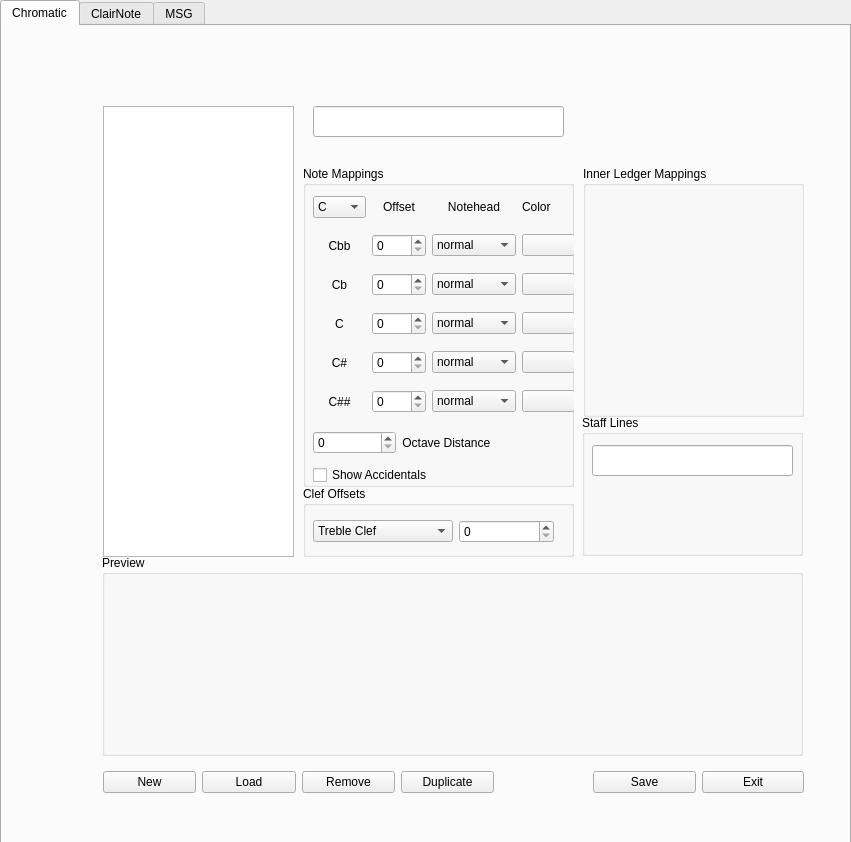
<?xml version="1.0" encoding="UTF-8"?>
<ui version="4.0">
 <class>StaffTypeTemplatesDialog</class>
 <widget class="QWidget" name="StaffTypeTemplatesDialog">
  <property name="geometry">
   <rect>
    <x>0</x>
    <y>0</y>
    <width>851</width>
    <height>842</height>
   </rect>
  </property>
  <property name="windowTitle">
   <string>Stafftype Templates</string>
  </property>
  <widget class="QWidget" name="layoutWidget">
   <property name="geometry">
    <rect>
     <x>0</x>
     <y>0</y>
     <width>2</width>
     <height>2</height>
    </rect>
   </property>
   <layout class="QHBoxLayout" name="horizontalLayout_2"/>
  </widget>
  <widget class="QTabWidget" name="tabWidget">
   <property name="geometry">
    <rect>
     <x>0</x>
     <y>0</y>
     <width>851</width>
     <height>851</height>
    </rect>
   </property>
   <property name="currentIndex">
    <number>0</number>
   </property>
   <widget class="QWidget" name="Chromatic">
    <attribute name="title">
     <string>Chromatic</string>
    </attribute>
    <widget class="QListWidget" name="staffTypeSelector">
     <property name="geometry">
      <rect>
       <x>101</x>
       <y>80</y>
       <width>191</width>
       <height>451</height>
      </rect>
     </property>
    </widget>
    <widget class="QGroupBox" name="previewBox">
     <property name="geometry">
      <rect>
       <x>100</x>
       <y>529</y>
       <width>701</width>
       <height>201</height>
      </rect>
     </property>
     <property name="title">
      <string>Preview</string>
     </property>
     <layout class="QVBoxLayout" name="verticalLayout_9">
      <item>
       <widget class="Ms::ScoreView" name="preview" native="true"/>
      </item>
     </layout>
    </widget>
    <widget class="QWidget" name="layoutWidget_2">
     <property name="geometry">
      <rect>
       <x>591</x>
       <y>740</y>
       <width>211</width>
       <height>32</height>
      </rect>
     </property>
     <layout class="QHBoxLayout" name="horizontalLayout_4">
      <item>
       <widget class="QPushButton" name="saveStaffTypesButton">
        <property name="text">
         <string>Save</string>
        </property>
       </widget>
      </item>
      <item>
       <widget class="QPushButton" name="exitButton">
        <property name="text">
         <string>Exit</string>
        </property>
       </widget>
      </item>
     </layout>
    </widget>
    <widget class="QLabel" name="label">
     <property name="geometry">
      <rect>
       <x>311</x>
       <y>80</y>
       <width>62</width>
       <height>16</height>
      </rect>
     </property>
     <property name="text">
      <string/>
     </property>
    </widget>
    <widget class="QGroupBox" name="groupBox_3">
     <property name="geometry">
      <rect>
       <x>581</x>
       <y>140</y>
       <width>221</width>
       <height>251</height>
      </rect>
     </property>
     <property name="title">
      <string>Inner Ledger Mappings</string>
     </property>
     <widget class="QWidget" name="staffLineEditorContainer" native="true">
      <property name="geometry">
       <rect>
        <x>10</x>
        <y>30</y>
        <width>201</width>
        <height>211</height>
       </rect>
      </property>
     </widget>
    </widget>
    <widget class="QWidget" name="layoutWidget_3">
     <property name="geometry">
      <rect>
       <x>101</x>
       <y>740</y>
       <width>391</width>
       <height>32</height>
      </rect>
     </property>
     <layout class="QHBoxLayout" name="horizontalLayout_3">
      <item>
       <widget class="QPushButton" name="newStaffTypeButton">
        <property name="text">
         <string>New</string>
        </property>
       </widget>
      </item>
      <item>
       <widget class="QPushButton" name="loadStaffTypeButton">
        <property name="text">
         <string>Load</string>
        </property>
       </widget>
      </item>
      <item>
       <widget class="QPushButton" name="removeStaffTypeButton">
        <property name="text">
         <string>Remove</string>
        </property>
       </widget>
      </item>
      <item>
       <widget class="QPushButton" name="duplicateStaffTypeButton">
        <property name="text">
         <string>Duplicate</string>
        </property>
       </widget>
      </item>
     </layout>
    </widget>
    <widget class="QGroupBox" name="groupBox">
     <property name="geometry">
      <rect>
       <x>301</x>
       <y>140</y>
       <width>271</width>
       <height>321</height>
      </rect>
     </property>
     <property name="title">
      <string>Note Mappings</string>
     </property>
     <widget class="QWidget" name="layoutWidget_4">
      <property name="geometry">
       <rect>
        <x>10</x>
        <y>20</y>
        <width>262</width>
        <height>238</height>
       </rect>
      </property>
      <layout class="QGridLayout" name="gridLayout">
       <item row="0" column="3">
        <widget class="QLabel" name="label_2">
         <property name="text">
          <string>Color</string>
         </property>
        </widget>
       </item>
       <item row="4" column="2">
        <widget class="QComboBox" name="sharpNotehead">
         <item>
          <property name="text">
           <string>normal</string>
          </property>
         </item>
         <item>
          <property name="text">
           <string>cross</string>
          </property>
         </item>
         <item>
          <property name="text">
           <string>diamond</string>
          </property>
         </item>
         <item>
          <property name="text">
           <string>triangle</string>
          </property>
         </item>
         <item>
          <property name="text">
           <string>slash</string>
          </property>
         </item>
         <item>
          <property name="text">
           <string>xcircle</string>
          </property>
         </item>
         <item>
          <property name="text">
           <string>do</string>
          </property>
         </item>
         <item>
          <property name="text">
           <string>re</string>
          </property>
         </item>
         <item>
          <property name="text">
           <string>mi</string>
          </property>
         </item>
         <item>
          <property name="text">
           <string>fa</string>
          </property>
         </item>
         <item>
          <property name="text">
           <string>sol</string>
          </property>
         </item>
         <item>
          <property name="text">
           <string>la</string>
          </property>
         </item>
         <item>
          <property name="text">
           <string>ti</string>
          </property>
         </item>
         <item>
          <property name="text">
           <string>brevis_alt</string>
          </property>
         </item>
         <item>
          <property name="text">
           <string>groups</string>
          </property>
         </item>
        </widget>
       </item>
       <item row="1" column="1">
        <widget class="QSpinBox" name="doubleFlatOffset"/>
       </item>
       <item row="2" column="2">
        <widget class="QComboBox" name="flatNotehead">
         <item>
          <property name="text">
           <string>normal</string>
          </property>
         </item>
         <item>
          <property name="text">
           <string>cross</string>
          </property>
         </item>
         <item>
          <property name="text">
           <string>diamond</string>
          </property>
         </item>
         <item>
          <property name="text">
           <string>triangle</string>
          </property>
         </item>
         <item>
          <property name="text">
           <string>slash</string>
          </property>
         </item>
         <item>
          <property name="text">
           <string>xcircle</string>
          </property>
         </item>
         <item>
          <property name="text">
           <string>do</string>
          </property>
         </item>
         <item>
          <property name="text">
           <string>re</string>
          </property>
         </item>
         <item>
          <property name="text">
           <string>mi</string>
          </property>
         </item>
         <item>
          <property name="text">
           <string>fa</string>
          </property>
         </item>
         <item>
          <property name="text">
           <string>sol</string>
          </property>
         </item>
         <item>
          <property name="text">
           <string>la</string>
          </property>
         </item>
         <item>
          <property name="text">
           <string>ti</string>
          </property>
         </item>
         <item>
          <property name="text">
           <string>brevis_alt</string>
          </property>
         </item>
         <item>
          <property name="text">
           <string>groups</string>
          </property>
         </item>
        </widget>
       </item>
       <item row="0" column="1">
        <widget class="QLabel" name="label_6">
         <property name="text">
          <string>Offset</string>
         </property>
         <property name="alignment">
          <set>Qt::AlignCenter</set>
         </property>
        </widget>
       </item>
       <item row="1" column="0">
        <widget class="QLabel" name="doubleFlatLabel">
         <property name="text">
          <string>Cbb</string>
         </property>
         <property name="alignment">
          <set>Qt::AlignCenter</set>
         </property>
        </widget>
       </item>
       <item row="0" column="0">
        <widget class="QComboBox" name="noteComboBox">
         <item>
          <property name="text">
           <string>C</string>
          </property>
         </item>
         <item>
          <property name="text">
           <string>D</string>
          </property>
         </item>
         <item>
          <property name="text">
           <string>E</string>
          </property>
         </item>
         <item>
          <property name="text">
           <string>F</string>
          </property>
         </item>
         <item>
          <property name="text">
           <string>G</string>
          </property>
         </item>
         <item>
          <property name="text">
           <string>A</string>
          </property>
         </item>
         <item>
          <property name="text">
           <string>B</string>
          </property>
         </item>
        </widget>
       </item>
       <item row="5" column="1">
        <widget class="QSpinBox" name="doubleSharpOffset"/>
       </item>
       <item row="5" column="0">
        <widget class="QLabel" name="doubleSharpLabel">
         <property name="text">
          <string>C##</string>
         </property>
         <property name="alignment">
          <set>Qt::AlignCenter</set>
         </property>
        </widget>
       </item>
       <item row="4" column="1">
        <widget class="QSpinBox" name="sharpOffset"/>
       </item>
       <item row="4" column="0">
        <widget class="QLabel" name="sharpLabel">
         <property name="text">
          <string>C#</string>
         </property>
         <property name="alignment">
          <set>Qt::AlignCenter</set>
         </property>
        </widget>
       </item>
       <item row="2" column="0">
        <widget class="QLabel" name="flatLabel">
         <property name="text">
          <string>Cb</string>
         </property>
         <property name="alignment">
          <set>Qt::AlignCenter</set>
         </property>
        </widget>
       </item>
       <item row="3" column="1">
        <widget class="QSpinBox" name="naturalOffset"/>
       </item>
       <item row="0" column="2">
        <widget class="QLabel" name="label_7">
         <property name="text">
          <string>Notehead</string>
         </property>
         <property name="alignment">
          <set>Qt::AlignCenter</set>
         </property>
        </widget>
       </item>
       <item row="5" column="2">
        <widget class="QComboBox" name="doubleSharpNotehead">
         <item>
          <property name="text">
           <string>normal</string>
          </property>
         </item>
         <item>
          <property name="text">
           <string>cross</string>
          </property>
         </item>
         <item>
          <property name="text">
           <string>diamond</string>
          </property>
         </item>
         <item>
          <property name="text">
           <string>triangle</string>
          </property>
         </item>
         <item>
          <property name="text">
           <string>slash</string>
          </property>
         </item>
         <item>
          <property name="text">
           <string>xcircle</string>
          </property>
         </item>
         <item>
          <property name="text">
           <string>do</string>
          </property>
         </item>
         <item>
          <property name="text">
           <string>re</string>
          </property>
         </item>
         <item>
          <property name="text">
           <string>mi</string>
          </property>
         </item>
         <item>
          <property name="text">
           <string>fa</string>
          </property>
         </item>
         <item>
          <property name="text">
           <string>sol</string>
          </property>
         </item>
         <item>
          <property name="text">
           <string>la</string>
          </property>
         </item>
         <item>
          <property name="text">
           <string>ti</string>
          </property>
         </item>
         <item>
          <property name="text">
           <string>brevis_alt</string>
          </property>
         </item>
         <item>
          <property name="text">
           <string>groups</string>
          </property>
         </item>
        </widget>
       </item>
       <item row="1" column="2">
        <widget class="QComboBox" name="doubleFlatNotehead">
         <item>
          <property name="text">
           <string>normal</string>
          </property>
         </item>
         <item>
          <property name="text">
           <string>cross</string>
          </property>
         </item>
         <item>
          <property name="text">
           <string>diamond</string>
          </property>
         </item>
         <item>
          <property name="text">
           <string>triangle</string>
          </property>
         </item>
         <item>
          <property name="text">
           <string>slash</string>
          </property>
         </item>
         <item>
          <property name="text">
           <string>xcircle</string>
          </property>
         </item>
         <item>
          <property name="text">
           <string>do</string>
          </property>
         </item>
         <item>
          <property name="text">
           <string>re</string>
          </property>
         </item>
         <item>
          <property name="text">
           <string>mi</string>
          </property>
         </item>
         <item>
          <property name="text">
           <string>fa</string>
          </property>
         </item>
         <item>
          <property name="text">
           <string>sol</string>
          </property>
         </item>
         <item>
          <property name="text">
           <string>la</string>
          </property>
         </item>
         <item>
          <property name="text">
           <string>ti</string>
          </property>
         </item>
         <item>
          <property name="text">
           <string>brevis_alt</string>
          </property>
         </item>
         <item>
          <property name="text">
           <string>groups</string>
          </property>
         </item>
        </widget>
       </item>
       <item row="2" column="1">
        <widget class="QSpinBox" name="flatOffset"/>
       </item>
       <item row="3" column="0">
        <widget class="QLabel" name="naturalLabel">
         <property name="text">
          <string>C</string>
         </property>
         <property name="alignment">
          <set>Qt::AlignCenter</set>
         </property>
        </widget>
       </item>
       <item row="3" column="2">
        <widget class="QComboBox" name="naturalNotehead">
         <item>
          <property name="text">
           <string>normal</string>
          </property>
         </item>
         <item>
          <property name="text">
           <string>cross</string>
          </property>
         </item>
         <item>
          <property name="text">
           <string>diamond</string>
          </property>
         </item>
         <item>
          <property name="text">
           <string>triangle</string>
          </property>
         </item>
         <item>
          <property name="text">
           <string>slash</string>
          </property>
         </item>
         <item>
          <property name="text">
           <string>xcircle</string>
          </property>
         </item>
         <item>
          <property name="text">
           <string>do</string>
          </property>
         </item>
         <item>
          <property name="text">
           <string>re</string>
          </property>
         </item>
         <item>
          <property name="text">
           <string>mi</string>
          </property>
         </item>
         <item>
          <property name="text">
           <string>fa</string>
          </property>
         </item>
         <item>
          <property name="text">
           <string>sol</string>
          </property>
         </item>
         <item>
          <property name="text">
           <string>la</string>
          </property>
         </item>
         <item>
          <property name="text">
           <string>ti</string>
          </property>
         </item>
         <item>
          <property name="text">
           <string>brevis_alt</string>
          </property>
         </item>
         <item>
          <property name="text">
           <string>groups</string>
          </property>
         </item>
        </widget>
       </item>
       <item row="1" column="3">
        <widget class="QPushButton" name="doubleFlatColorButton">
         <property name="text">
          <string/>
         </property>
        </widget>
       </item>
       <item row="2" column="3">
        <widget class="QPushButton" name="flatColorButton">
         <property name="text">
          <string/>
         </property>
        </widget>
       </item>
       <item row="3" column="3">
        <widget class="QPushButton" name="naturalColorButton">
         <property name="text">
          <string/>
         </property>
        </widget>
       </item>
       <item row="4" column="3">
        <widget class="QPushButton" name="sharpColorButton">
         <property name="text">
          <string/>
         </property>
        </widget>
       </item>
       <item row="5" column="3">
        <widget class="QPushButton" name="doubleSharpColorButton">
         <property name="text">
          <string/>
         </property>
        </widget>
       </item>
      </layout>
     </widget>
     <widget class="QWidget" name="layoutWidget_5">
      <property name="geometry">
       <rect>
        <x>10</x>
        <y>260</y>
        <width>181</width>
        <height>59</height>
       </rect>
      </property>
      <layout class="QVBoxLayout" name="verticalLayout">
       <item>
        <layout class="QHBoxLayout" name="horizontalLayout_5">
         <item>
          <widget class="QSpinBox" name="octaveDistance"/>
         </item>
         <item>
          <widget class="QLabel" name="octaveDistanceLabel">
           <property name="text">
            <string>Octave Distance </string>
           </property>
           <property name="alignment">
            <set>Qt::AlignCenter</set>
           </property>
          </widget>
         </item>
        </layout>
       </item>
       <item>
        <widget class="QCheckBox" name="showAccidentals">
         <property name="text">
          <string>Show Accidentals</string>
         </property>
        </widget>
       </item>
      </layout>
     </widget>
    </widget>
    <widget class="QLineEdit" name="templateNameForm">
     <property name="geometry">
      <rect>
       <x>311</x>
       <y>80</y>
       <width>251</width>
       <height>31</height>
      </rect>
     </property>
     <property name="text">
      <string/>
     </property>
    </widget>
    <widget class="QGroupBox" name="groupBox_2">
     <property name="geometry">
      <rect>
       <x>301</x>
       <y>460</y>
       <width>271</width>
       <height>71</height>
      </rect>
     </property>
     <property name="title">
      <string>Clef Offsets</string>
     </property>
     <widget class="QWidget" name="layoutWidget_6">
      <property name="geometry">
       <rect>
        <x>10</x>
        <y>30</y>
        <width>241</width>
        <height>31</height>
       </rect>
      </property>
      <layout class="QHBoxLayout" name="horizontalLayout">
       <item>
        <widget class="QComboBox" name="clefComboBox">
         <item>
          <property name="text">
           <string>Treble Clef</string>
          </property>
         </item>
         <item>
          <property name="text">
           <string>Treble Clef 8va</string>
          </property>
         </item>
         <item>
          <property name="text">
           <string>Treble clef 15ma</string>
          </property>
         </item>
         <item>
          <property name="text">
           <string>Treble clef 8vb</string>
          </property>
         </item>
         <item>
          <property name="text">
           <string>Bass clef</string>
          </property>
         </item>
         <item>
          <property name="text">
           <string>Bass clef 8vb</string>
          </property>
         </item>
         <item>
          <property name="text">
           <string>Bass clef 15mb</string>
          </property>
         </item>
         <item>
          <property name="text">
           <string>Baritone clef (F clef)</string>
          </property>
         </item>
         <item>
          <property name="text">
           <string>Subbass clef</string>
          </property>
         </item>
         <item>
          <property name="text">
           <string>Soprano clef</string>
          </property>
         </item>
         <item>
          <property name="text">
           <string>Mezzo-soprano clef</string>
          </property>
         </item>
         <item>
          <property name="text">
           <string>Alto clef</string>
          </property>
         </item>
         <item>
          <property name="text">
           <string>Tenor clef</string>
          </property>
         </item>
         <item>
          <property name="text">
           <string>Baritone clef (C clef)</string>
          </property>
         </item>
         <item>
          <property name="text">
           <string>French violin clef</string>
          </property>
         </item>
         <item>
          <property name="text">
           <string>Bass clef 8va</string>
          </property>
         </item>
         <item>
          <property name="text">
           <string>Bass clef 15ma</string>
          </property>
         </item>
        </widget>
       </item>
       <item>
        <widget class="QSpinBox" name="clefOffset"/>
       </item>
      </layout>
     </widget>
    </widget>
    <widget class="QGroupBox" name="groupBox_4">
     <property name="geometry">
      <rect>
       <x>580</x>
       <y>389</y>
       <width>221</width>
       <height>141</height>
      </rect>
     </property>
     <property name="title">
      <string>Staff Lines</string>
     </property>
     <widget class="QLineEdit" name="staffLineWidget">
      <property name="geometry">
       <rect>
        <x>10</x>
        <y>30</y>
        <width>201</width>
        <height>31</height>
       </rect>
      </property>
      <property name="text">
       <string/>
      </property>
     </widget>
    </widget>
   </widget>
   <widget class="QWidget" name="Clairnote">
    <attribute name="title">
     <string>ClairNote</string>
    </attribute>
    <widget class="QLabel" name="label_3">
     <property name="geometry">
      <rect>
       <x>290</x>
       <y>290</y>
       <width>271</width>
       <height>181</height>
      </rect>
     </property>
     <property name="font">
      <font>
       <pointsize>24</pointsize>
       <weight>75</weight>
       <bold>true</bold>
      </font>
     </property>
     <property name="text">
      <string>Hello World</string>
     </property>
     <property name="alignment">
      <set>Qt::AlignCenter</set>
     </property>
    </widget>
   </widget>
   <widget class="QWidget" name="MSG">
    <attribute name="title">
     <string>MSG</string>
    </attribute>
   </widget>
  </widget>
 </widget>
 <customwidgets>
  <customwidget>
   <class>Ms::ScoreView</class>
   <extends>QWidget</extends>
   <header>scoreview.h</header>
   <container>1</container>
  </customwidget>
 </customwidgets>
 <resources/>
 <connections/>
</ui>
